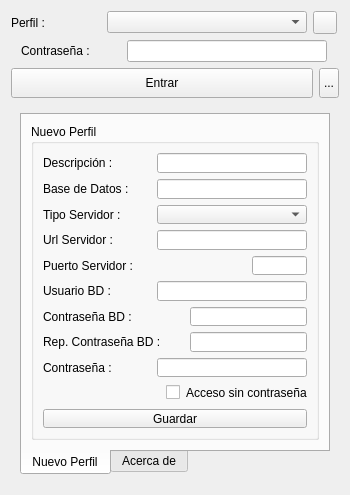
<?xml version="1.0" encoding="UTF-8"?>
<ui version="4.0">
 <class>frmLogin</class>
 <widget class="QWidget" name="frmLogin">
  <property name="geometry">
   <rect>
    <x>0</x>
    <y>0</y>
    <width>350</width>
    <height>495</height>
   </rect>
  </property>
  <property name="sizePolicy">
   <sizepolicy hsizetype="Minimum" vsizetype="Minimum">
    <horstretch>0</horstretch>
    <verstretch>0</verstretch>
   </sizepolicy>
  </property>
  <property name="minimumSize">
   <size>
    <width>350</width>
    <height>495</height>
   </size>
  </property>
  <property name="maximumSize">
   <size>
    <width>350</width>
    <height>495</height>
   </size>
  </property>
  <property name="windowTitle">
   <string>Acceso</string>
  </property>
  <property name="windowIcon">
   <iconset>
    <normaloff>../../share/icons/pineboo-logo-256.png</normaloff>../../share/icons/pineboo-logo-256.png</iconset>
  </property>
  <layout class="QVBoxLayout" name="verticalLayout">
   <item>
    <layout class="QHBoxLayout" name="horizontalLayout_2">
     <item>
      <widget class="QLabel" name="label">
       <property name="maximumSize">
        <size>
         <width>90</width>
         <height>16777215</height>
        </size>
       </property>
       <property name="text">
        <string>Perfil :</string>
       </property>
      </widget>
     </item>
     <item>
      <widget class="QComboBox" name="cbProfiles">
       <property name="maximumSize">
        <size>
         <width>200</width>
         <height>16777215</height>
        </size>
       </property>
      </widget>
     </item>
     <item>
      <widget class="QToolButton" name="tbDeleteProfile">
       <property name="toolTip">
        <string>Borra el perfil seleccionado</string>
       </property>
       <property name="statusTip">
        <string/>
       </property>
       <property name="text">
        <string/>
       </property>
       <property name="icon">
        <iconset>
         <normaloff>../../share/icons/gtk-cancel.png</normaloff>../../share/icons/gtk-cancel.png</iconset>
       </property>
      </widget>
     </item>
    </layout>
   </item>
   <item>
    <layout class="QHBoxLayout" name="horizontalLayout">
     <item>
      <widget class="QLabel" name="label_2">
       <property name="maximumSize">
        <size>
         <width>90</width>
         <height>16777215</height>
        </size>
       </property>
       <property name="text">
        <string>Contraseña :</string>
       </property>
      </widget>
     </item>
     <item>
      <widget class="QLineEdit" name="lePassword">
       <property name="sizePolicy">
        <sizepolicy hsizetype="Preferred" vsizetype="Fixed">
         <horstretch>0</horstretch>
         <verstretch>0</verstretch>
        </sizepolicy>
       </property>
       <property name="maximumSize">
        <size>
         <width>200</width>
         <height>16777215</height>
        </size>
       </property>
       <property name="echoMode">
        <enum>QLineEdit::Password</enum>
       </property>
      </widget>
     </item>
    </layout>
   </item>
   <item>
    <layout class="QHBoxLayout" name="horizontalLayout_3">
     <item>
      <widget class="QPushButton" name="pbLogin">
       <property name="minimumSize">
        <size>
         <width>120</width>
         <height>30</height>
        </size>
       </property>
       <property name="text">
        <string>Entrar</string>
       </property>
      </widget>
     </item>
     <item>
      <widget class="QToolButton" name="tbOptions">
       <property name="maximumSize">
        <size>
         <width>20</width>
         <height>30</height>
        </size>
       </property>
       <property name="text">
        <string>...</string>
       </property>
      </widget>
     </item>
    </layout>
   </item>
   <item>
    <spacer name="verticalSpacer_2">
     <property name="orientation">
      <enum>Qt::Vertical</enum>
     </property>
     <property name="sizeHint" stdset="0">
      <size>
       <width>20</width>
       <height>3</height>
      </size>
     </property>
    </spacer>
   </item>
   <item>
    <widget class="QFrame" name="frmOptions">
     <property name="minimumSize">
      <size>
       <width>0</width>
       <height>350</height>
      </size>
     </property>
     <property name="frameShape">
      <enum>QFrame::NoFrame</enum>
     </property>
     <property name="frameShadow">
      <enum>QFrame::Plain</enum>
     </property>
     <property name="lineWidth">
      <number>0</number>
     </property>
     <layout class="QVBoxLayout" name="verticalLayout_4">
      <item>
       <widget class="QTabWidget" name="tabWidget">
        <property name="sizePolicy">
         <sizepolicy hsizetype="Preferred" vsizetype="Preferred">
          <horstretch>0</horstretch>
          <verstretch>0</verstretch>
         </sizepolicy>
        </property>
        <property name="tabPosition">
         <enum>QTabWidget::South</enum>
        </property>
        <property name="currentIndex">
         <number>0</number>
        </property>
        <widget class="QWidget" name="NewProfileTab">
         <attribute name="title">
          <string>Nuevo Perfil</string>
         </attribute>
         <layout class="QVBoxLayout" name="verticalLayout_5">
          <item>
           <widget class="QGroupBox" name="groupBox">
            <property name="sizePolicy">
             <sizepolicy hsizetype="Expanding" vsizetype="Expanding">
              <horstretch>0</horstretch>
              <verstretch>0</verstretch>
             </sizepolicy>
            </property>
            <property name="title">
             <string>Nuevo Perfil</string>
            </property>
            <layout class="QVBoxLayout" name="verticalLayout_3">
             <item>
              <layout class="QHBoxLayout" name="horizontalLayout_4">
               <item>
                <widget class="QLabel" name="label_4">
                 <property name="text">
                  <string>Descripción :</string>
                 </property>
                </widget>
               </item>
               <item>
                <widget class="QLineEdit" name="leDescription">
                 <property name="minimumSize">
                  <size>
                   <width>130</width>
                   <height>0</height>
                  </size>
                 </property>
                 <property name="maximumSize">
                  <size>
                   <width>150</width>
                   <height>16777215</height>
                  </size>
                 </property>
                </widget>
               </item>
              </layout>
             </item>
             <item>
              <layout class="QHBoxLayout" name="horizontalLayout_12">
               <item>
                <widget class="QLabel" name="label_14">
                 <property name="text">
                  <string>Base de Datos :</string>
                 </property>
                </widget>
               </item>
               <item>
                <widget class="QLineEdit" name="leDBName">
                 <property name="minimumSize">
                  <size>
                   <width>130</width>
                   <height>0</height>
                  </size>
                 </property>
                 <property name="maximumSize">
                  <size>
                   <width>150</width>
                   <height>16777215</height>
                  </size>
                 </property>
                </widget>
               </item>
              </layout>
             </item>
             <item>
              <layout class="QHBoxLayout" name="horizontalLayout_5">
               <item>
                <widget class="QLabel" name="label_5">
                 <property name="text">
                  <string>Tipo Servidor :</string>
                 </property>
                </widget>
               </item>
               <item>
                <widget class="QComboBox" name="cbDBType">
                 <property name="minimumSize">
                  <size>
                   <width>150</width>
                   <height>0</height>
                  </size>
                 </property>
                 <property name="maximumSize">
                  <size>
                   <width>150</width>
                   <height>16777215</height>
                  </size>
                 </property>
                </widget>
               </item>
              </layout>
             </item>
             <item>
              <layout class="QHBoxLayout" name="horizontalLayout_6">
               <item>
                <widget class="QLabel" name="label_6">
                 <property name="text">
                  <string>Url Servidor :</string>
                 </property>
                </widget>
               </item>
               <item>
                <widget class="QLineEdit" name="leURL">
                 <property name="minimumSize">
                  <size>
                   <width>150</width>
                   <height>0</height>
                  </size>
                 </property>
                 <property name="maximumSize">
                  <size>
                   <width>150</width>
                   <height>16777215</height>
                  </size>
                 </property>
                </widget>
               </item>
              </layout>
             </item>
             <item>
              <layout class="QHBoxLayout" name="horizontalLayout_7">
               <item>
                <widget class="QLabel" name="label_7">
                 <property name="text">
                  <string>Puerto Servidor :</string>
                 </property>
                </widget>
               </item>
               <item>
                <spacer name="horizontalSpacer">
                 <property name="orientation">
                  <enum>Qt::Horizontal</enum>
                 </property>
                 <property name="sizeType">
                  <enum>QSizePolicy::Preferred</enum>
                 </property>
                 <property name="sizeHint" stdset="0">
                  <size>
                   <width>128</width>
                   <height>20</height>
                  </size>
                 </property>
                </spacer>
               </item>
               <item>
                <widget class="QLineEdit" name="lePort">
                 <property name="maximumSize">
                  <size>
                   <width>70</width>
                   <height>16777215</height>
                  </size>
                 </property>
                 <property name="alignment">
                  <set>Qt::AlignRight|Qt::AlignTrailing|Qt::AlignVCenter</set>
                 </property>
                </widget>
               </item>
              </layout>
             </item>
             <item>
              <layout class="QHBoxLayout" name="horizontalLayout_8">
               <item>
                <widget class="QLabel" name="label_8">
                 <property name="text">
                  <string>Usuario BD :</string>
                 </property>
                </widget>
               </item>
               <item>
                <widget class="QLineEdit" name="leDBUser">
                 <property name="minimumSize">
                  <size>
                   <width>150</width>
                   <height>0</height>
                  </size>
                 </property>
                 <property name="maximumSize">
                  <size>
                   <width>150</width>
                   <height>16777215</height>
                  </size>
                 </property>
                </widget>
               </item>
              </layout>
             </item>
             <item>
              <layout class="QHBoxLayout" name="horizontalLayout_9">
               <item>
                <widget class="QLabel" name="label_9">
                 <property name="text">
                  <string>Contraseña BD :</string>
                 </property>
                </widget>
               </item>
               <item>
                <spacer name="horizontalSpacer_3">
                 <property name="orientation">
                  <enum>Qt::Horizontal</enum>
                 </property>
                 <property name="sizeHint" stdset="0">
                  <size>
                   <width>28</width>
                   <height>13</height>
                  </size>
                 </property>
                </spacer>
               </item>
               <item>
                <widget class="QLineEdit" name="leDBPassword">
                 <property name="minimumSize">
                  <size>
                   <width>117</width>
                   <height>0</height>
                  </size>
                 </property>
                 <property name="maximumSize">
                  <size>
                   <width>117</width>
                   <height>16777215</height>
                  </size>
                 </property>
                 <property name="echoMode">
                  <enum>QLineEdit::Password</enum>
                 </property>
                </widget>
               </item>
              </layout>
             </item>
             <item>
              <layout class="QHBoxLayout" name="horizontalLayout_13">
               <item>
                <widget class="QLabel" name="label_16">
                 <property name="text">
                  <string>Rep. Contraseña BD :</string>
                 </property>
                </widget>
               </item>
               <item>
                <widget class="QLineEdit" name="leDBPassword2">
                 <property name="minimumSize">
                  <size>
                   <width>117</width>
                   <height>0</height>
                  </size>
                 </property>
                 <property name="maximumSize">
                  <size>
                   <width>117</width>
                   <height>16777215</height>
                  </size>
                 </property>
                 <property name="echoMode">
                  <enum>QLineEdit::Password</enum>
                 </property>
                 <property name="clearButtonEnabled">
                  <bool>false</bool>
                 </property>
                </widget>
               </item>
              </layout>
             </item>
             <item>
              <layout class="QHBoxLayout" name="horizontalLayout_10">
               <item>
                <widget class="QLabel" name="label_10">
                 <property name="text">
                  <string>Contraseña :</string>
                 </property>
                </widget>
               </item>
               <item>
                <widget class="QLineEdit" name="leProfilePassword">
                 <property name="minimumSize">
                  <size>
                   <width>150</width>
                   <height>0</height>
                  </size>
                 </property>
                 <property name="maximumSize">
                  <size>
                   <width>150</width>
                   <height>16777215</height>
                  </size>
                 </property>
                 <property name="echoMode">
                  <enum>QLineEdit::Password</enum>
                 </property>
                </widget>
               </item>
              </layout>
             </item>
             <item>
              <layout class="QHBoxLayout" name="horizontalLayout_11">
               <item>
                <spacer name="horizontalSpacer_2">
                 <property name="orientation">
                  <enum>Qt::Horizontal</enum>
                 </property>
                 <property name="sizeHint" stdset="0">
                  <size>
                   <width>40</width>
                   <height>20</height>
                  </size>
                 </property>
                </spacer>
               </item>
               <item>
                <widget class="QCheckBox" name="cbAutoLogin">
                 <property name="maximumSize">
                  <size>
                   <width>15</width>
                   <height>16777215</height>
                  </size>
                 </property>
                 <property name="text">
                  <string/>
                 </property>
                </widget>
               </item>
               <item>
                <widget class="QLabel" name="label_13">
                 <property name="text">
                  <string>Acceso sin contraseña</string>
                 </property>
                </widget>
               </item>
              </layout>
             </item>
             <item>
              <widget class="QPushButton" name="pbSaveConnection">
               <property name="sizePolicy">
                <sizepolicy hsizetype="Preferred" vsizetype="Minimum">
                 <horstretch>0</horstretch>
                 <verstretch>0</verstretch>
                </sizepolicy>
               </property>
               <property name="text">
                <string>Guardar</string>
               </property>
              </widget>
             </item>
            </layout>
           </widget>
          </item>
         </layout>
        </widget>
        <widget class="QWidget" name="AboutTab">
         <attribute name="title">
          <string>Acerca de</string>
         </attribute>
         <layout class="QVBoxLayout" name="verticalLayout_2">
          <item>
           <widget class="QLabel" name="label_11">
            <property name="text">
             <string>Pico Eneboo Core. 2018</string>
            </property>
           </widget>
          </item>
          <item>
           <widget class="QLabel" name="label_12">
            <property name="text">
             <string>Desarrollado por la comunidad Eneboo
 basandose en el proyecto pineboo de:
 David Martínez Martí</string>
            </property>
           </widget>
          </item>
          <item>
           <widget class="QLabel" name="label_3">
            <property name="text">
             <string>https://github.com/deavid/pineboo</string>
            </property>
            <property name="openExternalLinks">
             <bool>false</bool>
            </property>
            <property name="textInteractionFlags">
             <set>Qt::NoTextInteraction</set>
            </property>
           </widget>
          </item>
          <item>
           <widget class="QLabel" name="label_15">
            <property name="text">
             <string>Licencia</string>
            </property>
           </widget>
          </item>
          <item>
           <widget class="QPlainTextEdit" name="plainTextEdit">
            <property name="plainText">
             <string>This software is distributed under the MIT License. As a whole, other conditions
may apply too since there are many other libraries required that have other
terms like PyQt5. Even if such conditions apply, the files distributed here may
be used, distributed and modified as documentation under the MIT license.

If anyone later modifies the software to remove certain libraries, the terms
of those libraries will no longer apply to any part of this software. 

At the time of this writting this software is using PyQt5, which is distributed 
with a GPL License. So, if you convey this work you should meet the license 
terms of GPL as well. 

The LICENSE.mit should be included with this software and holds the MIT license.

Copyright and license notices are not required to appear in any part of the 
graphical interface of the software. Those are completely optional. </string>
            </property>
           </widget>
          </item>
          <item>
           <spacer name="verticalSpacer_4">
            <property name="orientation">
             <enum>Qt::Vertical</enum>
            </property>
            <property name="sizeType">
             <enum>QSizePolicy::Fixed</enum>
            </property>
            <property name="sizeHint" stdset="0">
             <size>
              <width>20</width>
              <height>10</height>
             </size>
            </property>
           </spacer>
          </item>
         </layout>
        </widget>
       </widget>
      </item>
     </layout>
    </widget>
   </item>
  </layout>
 </widget>
 <resources/>
 <connections/>
</ui>
